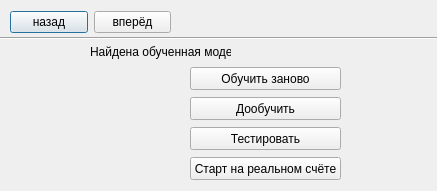
<?xml version="1.0" encoding="UTF-8"?>
<ui version="4.0">
 <class>Dialog</class>
 <widget class="QDialog" name="Dialog">
  <property name="geometry">
   <rect>
    <x>0</x>
    <y>0</y>
    <width>437</width>
    <height>191</height>
   </rect>
  </property>
  <property name="windowTitle">
   <string>bot/model found</string>
  </property>
  <widget class="Line" name="line_2">
   <property name="geometry">
    <rect>
     <x>-10</x>
     <y>30</y>
     <width>451</width>
     <height>16</height>
    </rect>
   </property>
   <property name="orientation">
    <enum>Qt::Horizontal</enum>
   </property>
  </widget>
  <widget class="QWidget" name="gridLayoutWidget_3">
   <property name="geometry">
    <rect>
     <x>10</x>
     <y>10</y>
     <width>161</width>
     <height>25</height>
    </rect>
   </property>
   <layout class="QGridLayout" name="gridLayout_3">
    <item row="0" column="0">
     <widget class="QPushButton" name="pushButton_5">
      <property name="text">
       <string>назад</string>
      </property>
     </widget>
    </item>
    <item row="0" column="1">
     <widget class="QPushButton" name="pushButton_6">
      <property name="text">
       <string>вперёд</string>
      </property>
     </widget>
    </item>
   </layout>
  </widget>
  <widget class="QPushButton" name="search_ticker_pushButton_3">
   <property name="geometry">
    <rect>
     <x>190</x>
     <y>67</y>
     <width>151</width>
     <height>23</height>
    </rect>
   </property>
   <property name="text">
    <string>Обучить заново</string>
   </property>
  </widget>
  <widget class="QLabel" name="ticker_input_label_4">
   <property name="geometry">
    <rect>
     <x>90</x>
     <y>40</y>
     <width>141</width>
     <height>24</height>
    </rect>
   </property>
   <property name="text">
    <string>Найдена обученная модель</string>
   </property>
  </widget>
  <widget class="QPushButton" name="search_ticker_pushButton_4">
   <property name="geometry">
    <rect>
     <x>190</x>
     <y>97</y>
     <width>151</width>
     <height>23</height>
    </rect>
   </property>
   <property name="text">
    <string>Дообучить</string>
   </property>
  </widget>
  <widget class="QPushButton" name="search_ticker_pushButton_5">
   <property name="geometry">
    <rect>
     <x>190</x>
     <y>127</y>
     <width>151</width>
     <height>23</height>
    </rect>
   </property>
   <property name="text">
    <string>Тестировать</string>
   </property>
  </widget>
  <widget class="QPushButton" name="search_ticker_pushButton_6">
   <property name="geometry">
    <rect>
     <x>190</x>
     <y>157</y>
     <width>151</width>
     <height>23</height>
    </rect>
   </property>
   <property name="text">
    <string>Старт на реальном счёте</string>
   </property>
  </widget>
 </widget>
 <resources/>
 <connections/>
</ui>
